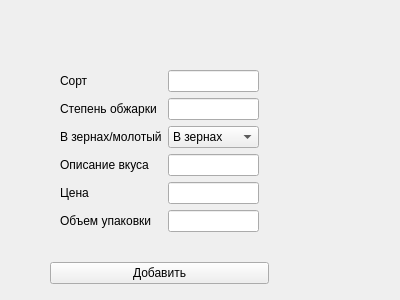
<?xml version="1.0" encoding="UTF-8"?>
<ui version="4.0">
 <class>Form</class>
 <widget class="QWidget" name="Form">
  <property name="geometry">
   <rect>
    <x>0</x>
    <y>0</y>
    <width>400</width>
    <height>300</height>
   </rect>
  </property>
  <property name="windowTitle">
   <string>Form</string>
  </property>
  <widget class="QWidget" name="verticalLayoutWidget">
   <property name="geometry">
    <rect>
     <x>50</x>
     <y>60</y>
     <width>219</width>
     <height>224</height>
    </rect>
   </property>
   <layout class="QVBoxLayout" name="main">
    <item>
     <layout class="QFormLayout" name="formLayout">
      <property name="leftMargin">
       <number>10</number>
      </property>
      <property name="topMargin">
       <number>10</number>
      </property>
      <property name="rightMargin">
       <number>10</number>
      </property>
      <property name="bottomMargin">
       <number>10</number>
      </property>
      <item row="0" column="0">
       <widget class="QLabel" name="label">
        <property name="text">
         <string>Сорт</string>
        </property>
       </widget>
      </item>
      <item row="0" column="1">
       <widget class="QLineEdit" name="lineEdit"/>
      </item>
      <item row="1" column="0">
       <widget class="QLabel" name="label_2">
        <property name="text">
         <string>Степень обжарки</string>
        </property>
       </widget>
      </item>
      <item row="1" column="1">
       <widget class="QLineEdit" name="lineEdit_2"/>
      </item>
      <item row="2" column="0">
       <widget class="QLabel" name="label_3">
        <property name="text">
         <string>В зернах/молотый</string>
        </property>
       </widget>
      </item>
      <item row="2" column="1">
       <widget class="QComboBox" name="comboBox">
        <item>
         <property name="text">
          <string>В зернах</string>
         </property>
        </item>
        <item>
         <property name="text">
          <string>Молотый</string>
         </property>
        </item>
       </widget>
      </item>
      <item row="3" column="0">
       <widget class="QLabel" name="label_4">
        <property name="text">
         <string>Описание вкуса</string>
        </property>
       </widget>
      </item>
      <item row="3" column="1">
       <widget class="QLineEdit" name="lineEdit_3"/>
      </item>
      <item row="4" column="0">
       <widget class="QLabel" name="label_5">
        <property name="text">
         <string>Цена</string>
        </property>
       </widget>
      </item>
      <item row="4" column="1">
       <widget class="QLineEdit" name="lineEdit_4"/>
      </item>
      <item row="5" column="0">
       <widget class="QLabel" name="label_6">
        <property name="text">
         <string>Объем упаковки</string>
        </property>
       </widget>
      </item>
      <item row="5" column="1">
       <widget class="QLineEdit" name="lineEdit_5"/>
      </item>
     </layout>
    </item>
    <item>
     <widget class="QPushButton" name="pushButton">
      <property name="text">
       <string>Добавить</string>
      </property>
     </widget>
    </item>
   </layout>
  </widget>
 </widget>
 <resources/>
 <connections/>
</ui>
